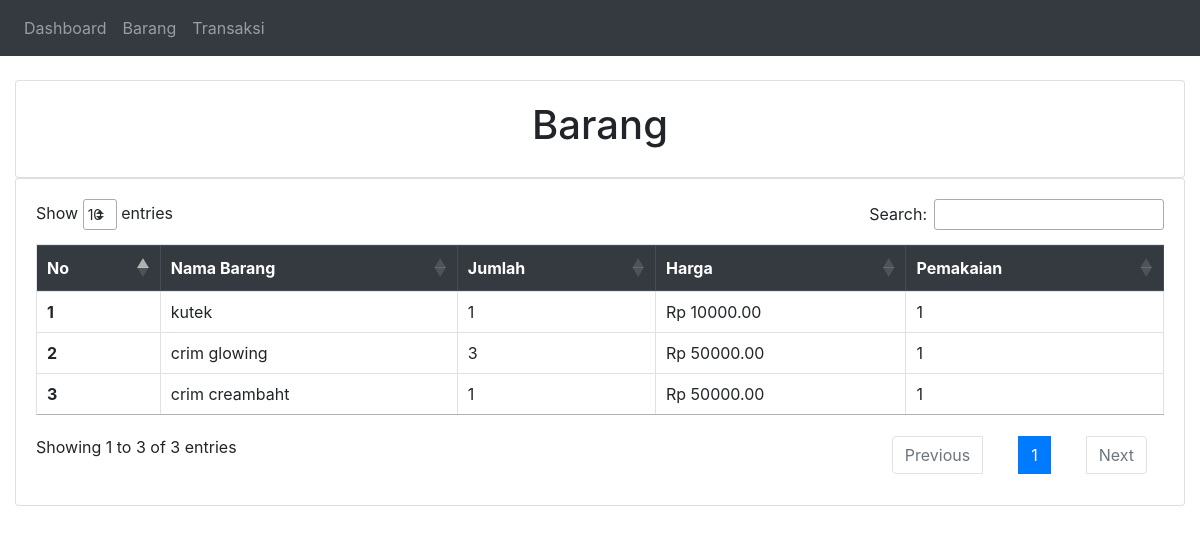
Screenshot of /barang/ with the database file from the repository.
### salon/models.py (models this page shows, shortened)
class Barang(models.Model):
    nama_barang = models.CharField(max_length=100, null=True, blank=True)
    jumlah      = models.IntegerField()
    harga       = models.DecimalField(decimal_places=2, max_digits=10)
    pemakaian   = models.IntegerField()
    class Meta:
        ordering = ['-id']

### salon/views.py (the view)
# urls.py: path('barang/', barang, name='barang'),
def barang(request):
    barang = Barang.objects.all()
    return render(request, 'salon/barang.html', {'barang':barang})

### templates/salon/barang.html
{% extends 'salon/home.html' %}
{% block content %}
    <br>
    <div class="row">
        <div class="col-md">
            <div class="card card-body">
                <h1 style="text-align: center;">Barang</h1>
            </div>
            <div class="card card-body">
                <table id ="table" class="table table-bordered table-hover">
                    <thead class="alert-success thead-dark">
                        <tr>
                            <th>No</th>
                            <th>Nama Barang</th>
                            <th>Jumlah</th>
                            <th>Harga</th>
                            <th>Pemakaian</th>
                        </tr>
                    </thead>
                    <tbody>
                    {% for i in barang %}
                        <tr>
                            <th scope="row">{{forloop.counter}}</th>
                            <td>{{i.nama_barang}}</td>
                            <td>{{i.jumlah}}</td>
                            <td>Rp {{i.harga}}</td>
                            <td>{{i.pemakaian}}</td>
                        </tr>
                    {% endfor %}
                    </tbody>
                </table>
            </div>
        </div>
    </div>
{% endblock content %}

### rows the page displays
Barang: nama_barang "kutek", jumlah "1", harga "10000.00", pemakaian "1"
Barang: nama_barang "crim glowing", jumlah "3", harga "50000.00", pemakaian "1"
Barang: nama_barang "crim creambaht", jumlah "1", harga "50000.00", pemakaian "1"
